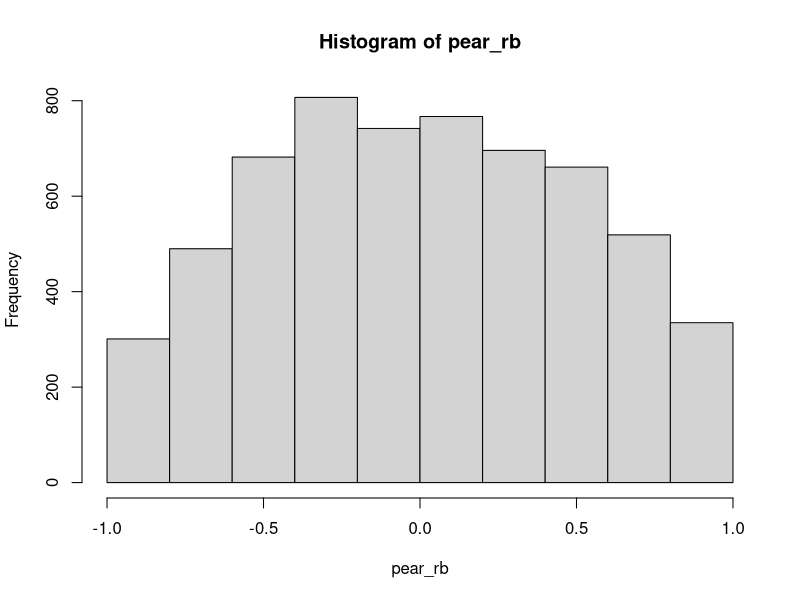
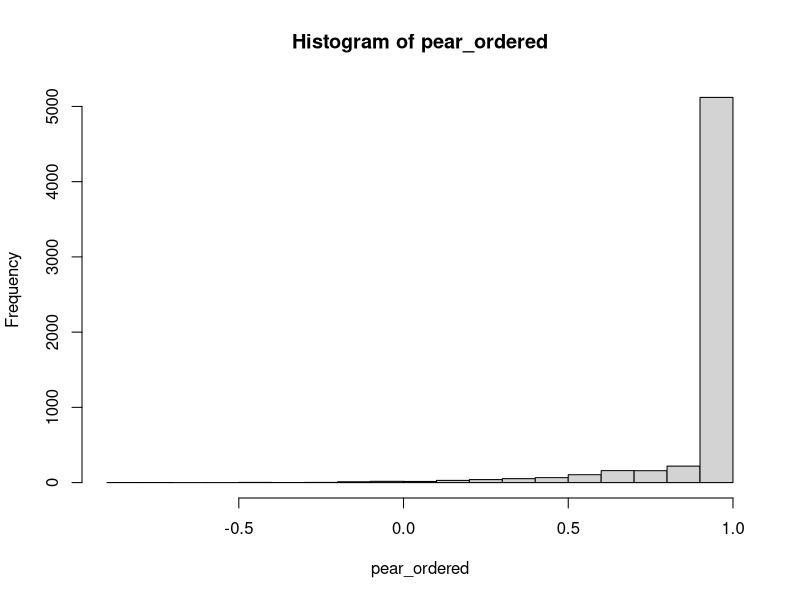
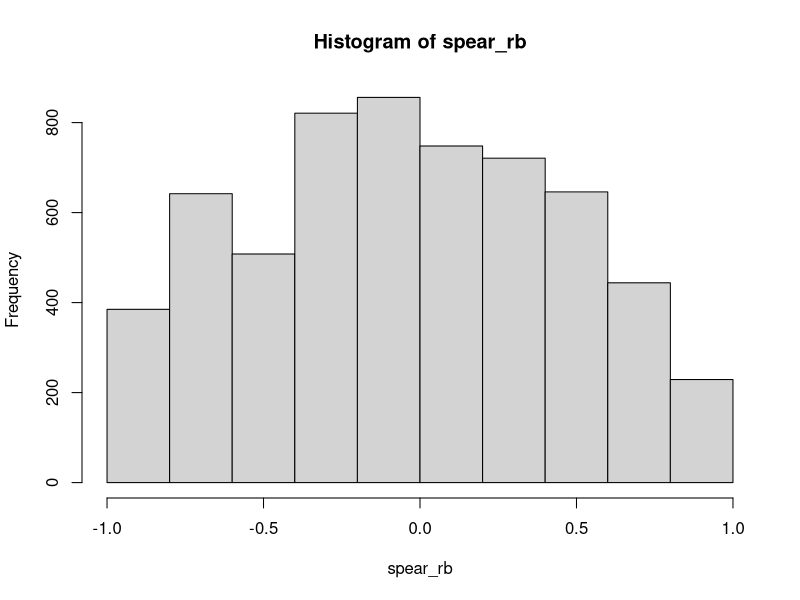
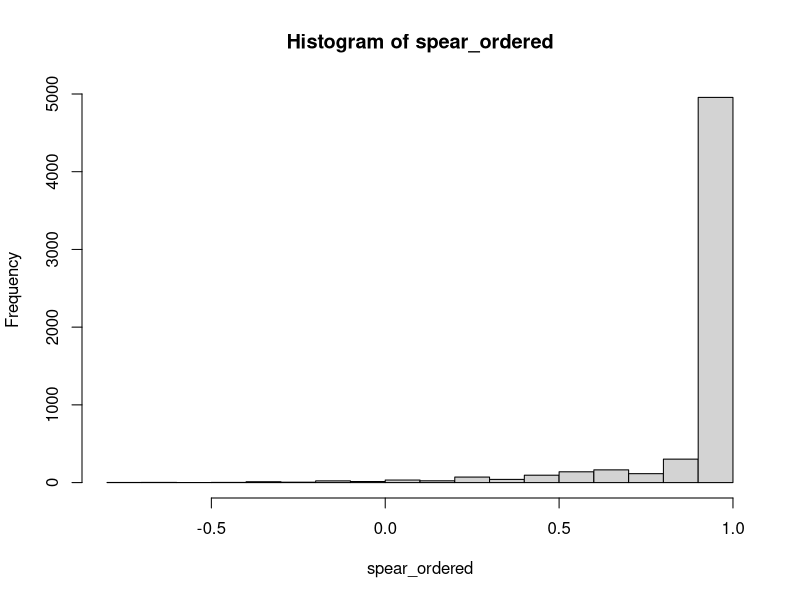
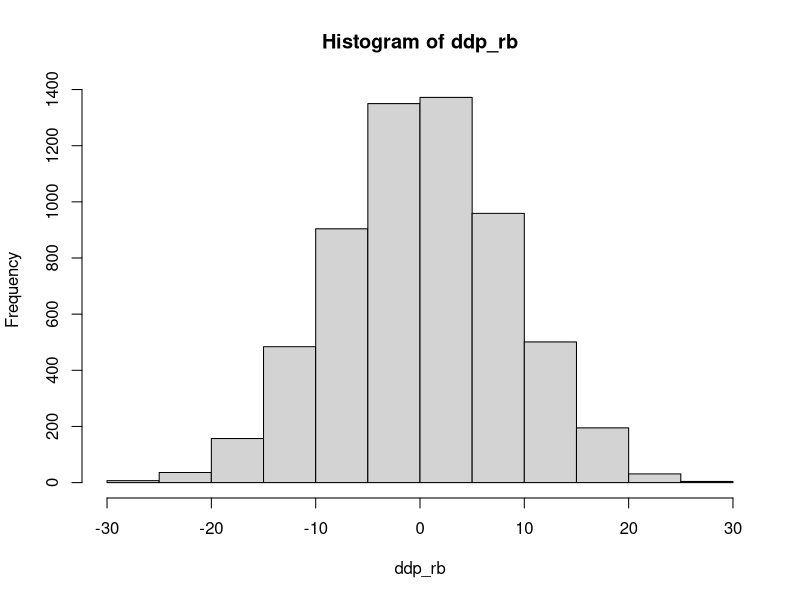
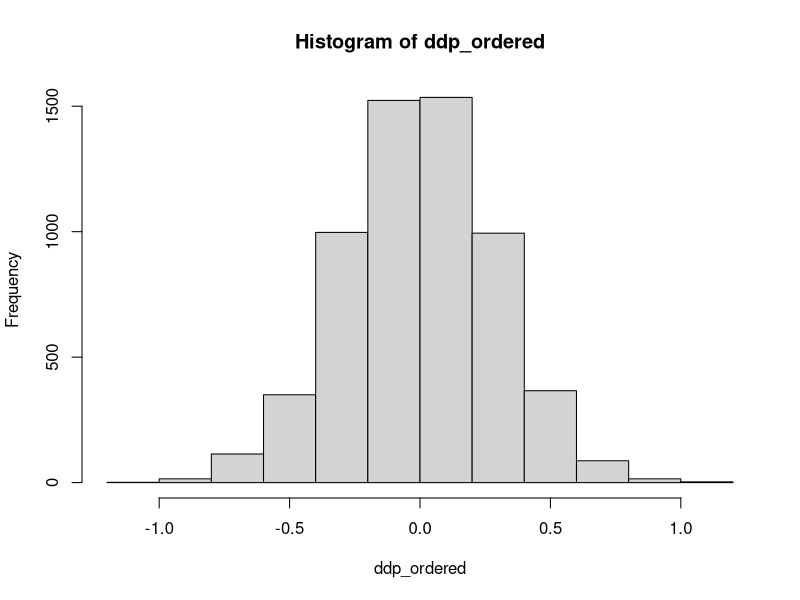
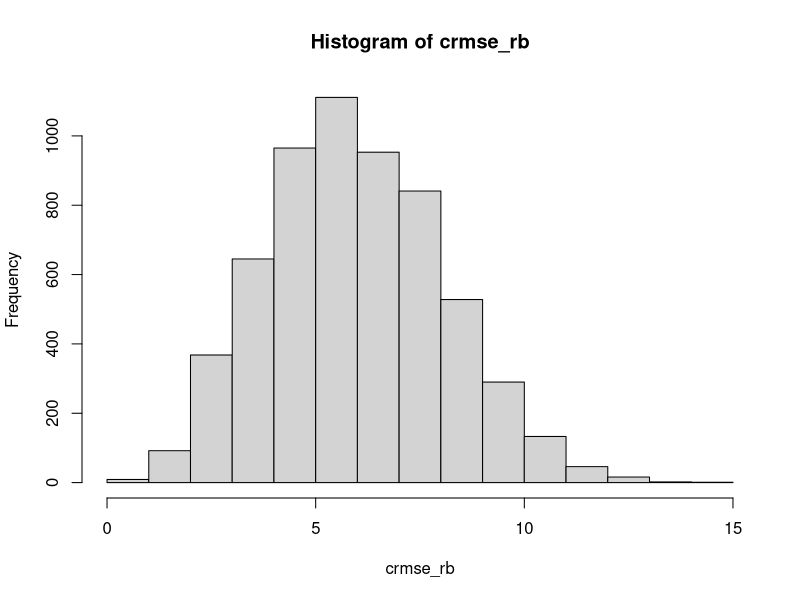
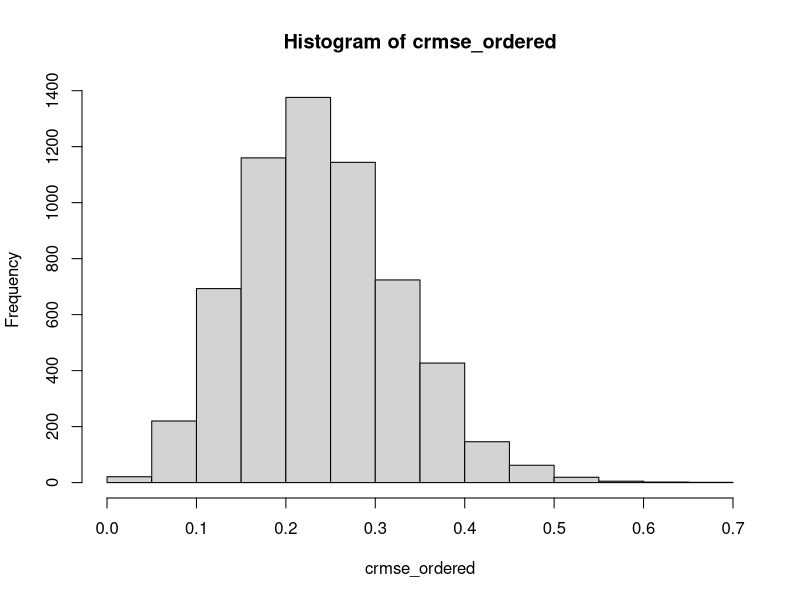

Generate these figures, in order, with R:
# ddp calculation for random series and for series with small difference in pairs and big difference in pairs
library(ggplot2)
library(reshape2)

normalize_values = function(x,min,max) {
  return((x - min)/(max-min))
}

# get 12000 random values between 0 and 1 for 6000 pairs of random series.
rvector_random = c()
while (length(rvector_random) != 12000) {
  if (length(rvector_random) <= 2000) {
    temp = rnorm(1, mean = 0.5, sd = 4)
    if (temp >= 0) {
      if (temp <= 1) {
        rvector_random = c(rvector_random, temp)
      }
    }  
  }
  if (length(rvector_random) > 2000 & length(rvector_random) <= 4000) {
    temp = rnorm(1, mean = 3, sd = 6.2)
    if (temp >= 1) {
      if (temp <= 4) {
        rvector_random = c(rvector_random, temp)
      }
    }    
  }
  if (length(rvector_random) > 4000 & length(rvector_random) <= 6000) {
    temp = rnorm(1, mean = 6, sd = 8.4)
    if (temp >= 2) {
      if (temp <= 8) {
        rvector_random = c(rvector_random, temp)
      }
    }    
  }
  if (length(rvector_random) > 6000 & length(rvector_random) <= 8000) {
    temp = rnorm(1, mean = 9, sd = 10.6)
    if (temp >= 3) {
      if (temp <= 12) {
        rvector_random = c(rvector_random, temp)
      }
    }    
  }
  if (length(rvector_random) > 8000 & length(rvector_random) <= 10000) {
    temp = rnorm(1, mean = 12, sd = 12.8)
    if (temp >= 4) {
      if (temp <= 16) {
        rvector_random = c(rvector_random, temp)
      }
    }    
  }
  if (length(rvector_random) > 10000 & length(rvector_random) <= 12000) {
    temp = rnorm(1, mean = 15, sd = 15)
    if (temp >= 5) {
      if (temp <= 20) {
        rvector_random = c(rvector_random, temp)
      }
    }    
  }
}
# To actually get random series with value taken from the whole range, another sampling
# step is conducted during the similarity calculation. 
crmse_rb = c()
pear_rb = c()
spear_rb = c()
manh_rb = c()
eucl_rb = c()
ddp_rb = c()
for (i in seq(1,6000)) {
  series_1_rb = sample(rvector_random, 6)
  series_2_rb = sample(rvector_random, 6)
  series_1_set_of_5_rb = series_1_rb[0:5]
  series_2_set_of_5_rb = series_2_rb[0:5]
  x_y = rbind(series_1_set_of_5_rb, series_2_set_of_5_rb)
  pear_rb = c(pear_rb, cor(series_2_set_of_5_rb, series_1_set_of_5_rb, method='pearson'))
  spear_rb = c(spear_rb, cor(series_2_set_of_5_rb, series_1_set_of_5_rb, method='spearman'))
  manh_rb = c(manh_rb,dist(x_y, method = "manhattan"))
  eucl_rb = c(eucl_rb,dist(x_y, method = "euclidean"))
  y_series_rb = series_2_set_of_5_rb - mean(series_2_set_of_5_rb)
  x_series_rb = series_1_set_of_5_rb - mean(series_1_set_of_5_rb)
  crmse_rb = c(crmse_rb, sqrt(sum((y_series_rb - x_series_rb)**2)/length(x_series_rb)))
  series_1_rb = series_1_rb - mean(series_1_rb)
  series_2_rb = series_2_rb - mean(series_2_rb)
  ddp_rb = c(ddp_rb, (series_2_rb[6] - mean(series_2_set_of_5_rb)) - (series_1_rb[6] - mean(series_1_set_of_5_rb)))
}



# ordered series that span the whole range of values from 0 to 20. Goal is to show 
# that the distribution or ddp and crmse values for these series show the 
# characterisic cone we want to see when we rank heterogenous series.
crmse_ordered = c()
pear_ordered = c()
spear_ordered = c()
manh_ordered = c()
eucl_ordered = c()
ddp_ordered = c()
exp_err = 0.2
ntries = 1000
small_series = c(0.16,0.32,0.48,0.64,0.80,0.96)
int_1_series = c(1,1.6,2.4,3,3.6,4)
int_2_series =c(2,3.2,4.4,5.6,6.8,8)
int_3_series = c(3,4.8,6.6,8.4,10,12)
int_4_series = c(4,6.4,8.8,11.2,13.6,16)
big_series = c(5,8,11,14,17,20)
series_vector = list(small_series, int_1_series, int_2_series, int_3_series, int_4_series, big_series)
for (series in series_vector) {
  for (i in seq(1,ntries)) {
    x = series
    y = series
    random_values_x = rnorm(6,sd=exp_err)
    random_values_y = rnorm(6,sd=exp_err)
    x = x + random_values_x
    y = y + random_values_y
    x_set_of_5 = x[0:5]
    y_set_of_5 = y[0:5]
    x_y = rbind(x_set_of_5, y_set_of_5)
    pear_ordered = c(pear_ordered, cor(y_set_of_5, x_set_of_5, method='pearson'))
    spear_ordered = c(spear_ordered, cor(y_set_of_5, x_set_of_5, method='spearman'))
    manh_ordered = c(manh_ordered,dist(x_y, method = "manhattan"))
    eucl_ordered = c(eucl_ordered,dist(x_y, method = "euclidean"))
    y_series_set_of_5 = y_set_of_5 - mean(y_set_of_5)
    x_series_set_of_5 = x_set_of_5 - mean(x_set_of_5)
    crmse_ordered = c(crmse_ordered, sqrt(sum((y_series_set_of_5 - x_series_set_of_5)**2)/length(x_set_of_5)))
    x_series = x
    y_series = y
    ddp_ordered = c(ddp_ordered, (y_series[6] - mean(y_series_set_of_5)) - (x_series[6] - mean(x_series_set_of_5)))
  }
}

# create a combination of these datasets to obtain the cone form
summed_crmse = c(crmse_ordered, crmse_rb)
summed_ddp = c(ddp_ordered, ddp_rb)

# commands for the plots
hist(pear_rb)
hist(pear_ordered)
hist(spear_rb)
hist(spear_ordered)
hist(ddp_rb)
hist(ddp_ordered)
hist(crmse_rb)
hist(crmse_ordered)
hist(eucl_rb)
hist(eucl_ordered)
hist(manh_rb)
hist(manh_ordered)

plot(crmse_rb, ddp_rb)
plot(crmse_ordered, ddp_ordered)
plot(summed_crmse, summed_ddp)
